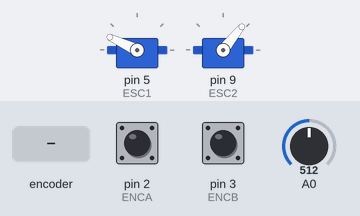
Bench run of a sketch on a simulated Arduino Uno, built with avr-gcc and run on an emulated ATmega328P. Shown: 2 × servo. Inputs (shaded band) come from the test bench; at power-on: A0 = 512, pin 2 (ENCA) HIGH, pin 3 (ENCB) HIGH. What the sketch prints to the serial monitor is not drawn.

Above: at 15.3 s.
15.4 s: A0 set to 585
At 16.6 s:
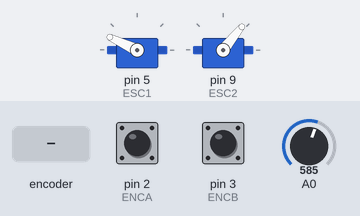
16.9 s: A0 set to 603
At 19.7 s:
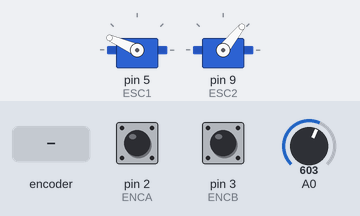
19.9 s: A0 set to 306
At 21.9 s:
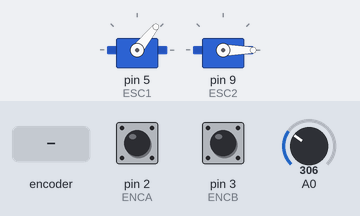
22.3 s: A0 set to 900
At 23.6 s:
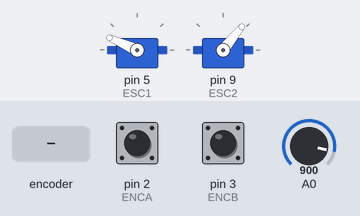
23.8 s: rotary encoder on pin 2 (ENCA) / pin 3 (ENCB) turned 1 step (first pin leading)
27.0 s: A0 set to 511
At 28.1 s:
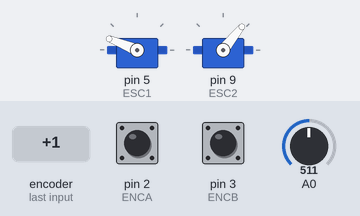
Timing chart, 0 to 70.6 s (numbered marks = the images above; inputs shaded):
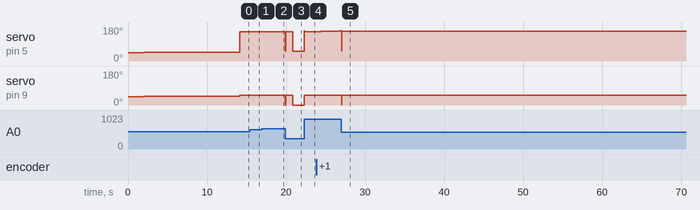

The sketch:

pid_control.ino
```cpp
#define ENCA 2
#define ENCB 3

#include <Servo.h>
Servo ESC1;
Servo ESC2;

//kp=0.1331
//ki=0.94
//kd=0.084

//hany
float kp = 0.1331*2;
float ki = 0.94/2 ;
float kd = 0.042 ;


//float kp = 1.8/9.93;
//float ki = 7.5/9.93 ;
//float kd = 0.31/9.93 ;


long        prevT = 0;

volatile int posi = 0;
volatile float encoder_angle = 0;

double target_pitch = 0;

volatile double error = 0;
volatile double error_prev = 0;
volatile double delta_error = 0;


float  eintegral   = 0;


float ControlSignal = 0;


void setup() {
  pinMode(ENCA, INPUT_PULLUP);
  pinMode(ENCB, INPUT_PULLUP);

  attachInterrupt(digitalPinToInterrupt(ENCA), readEncoder1, RISING);
  Serial.begin(9600);


  ESC1.attach(5);
  ESC2.attach(9);
  ESC1.writeMicroseconds(1000);
  ESC2.writeMicroseconds(1000);
  delay(2000);


  for (int i=0;i<=70;i++)
  {
    ESC1.writeMicroseconds(1030);
    ESC2.writeMicroseconds(1030);
    delay(100);
  }
 delay(5000);

  prevT = micros();
  delay(20);

}

void loop()

{

  int pot = analogRead(A0);
  target_pitch = map(pot,0,1024,-25,25);
  // time difference
  long currT = micros();
  double deltaT = ((double) (currT - prevT))/( 1.0e6 );
  prevT = currT;

  noInterrupts();
  error = target_pitch  - encoder_angle ;
  interrupts();


  eintegral= eintegral + error * deltaT;


  delta_error = (error - error_prev) /deltaT;
  error_prev  = error;

  ControlSignal =  kp *  error  +   ki * eintegral  +   kd * delta_error ;


Serial.print(ControlSignal);
Serial.print(" ");
Serial.print(encoder_angle);
Serial.print(" ");
Serial.println(target_pitch);


//if (delta_error == 0 && error == 0 )eintegral-= error * deltaT; //antiWindup

if( ControlSignal >= 300 || ControlSignal <= -300)  eintegral-= error * deltaT; //antiWindup

if (ControlSignal >= 0)
 {
   ControlSignal = constrain(ControlSignal + 1070, 1070, 1300);
   ESC1.writeMicroseconds(ControlSignal+1070);
   ESC2.writeMicroseconds(1070);
 }

 else
 {
     ControlSignal = constrain(-1*ControlSignal + 1070 , 1070, 1300);
     ESC2.writeMicroseconds(-1*ControlSignal+1070);
     ESC1.writeMicroseconds(1070);
 }


}

void readEncoder1()
{
  int b = digitalRead(ENCB);
  if (b > 0) posi++;
  else posi--;
  encoder_angle = posi * 0.6; // Adjust scaling if necessary
}
```

Measured:
- after the input at 15.4 s, servo on pin 5 (ESC1): 155° → 156° at once, → 155° 0.02 s later
- after the input at 16.9 s, servo on pin 5 (ESC1): 155° → 156° after 2.6 s
- after the input at 19.9 s, servo on pin 5 (ESC1): 156° → 155° at once, → 51° 0.92 s later; servo on pin 9 (ESC2): 51° → 0° after 0.94 s
- after the input at 22.3 s, servo on pin 5 (ESC1): 51° → 155° at once, → 156° 0.92 s later; servo on pin 9 (ESC2): 0° → 51° at once
- after the input at 27.0 s, servo on pin 9 (ESC2): 51° → 0° at once, → 51° 0.02 s later
